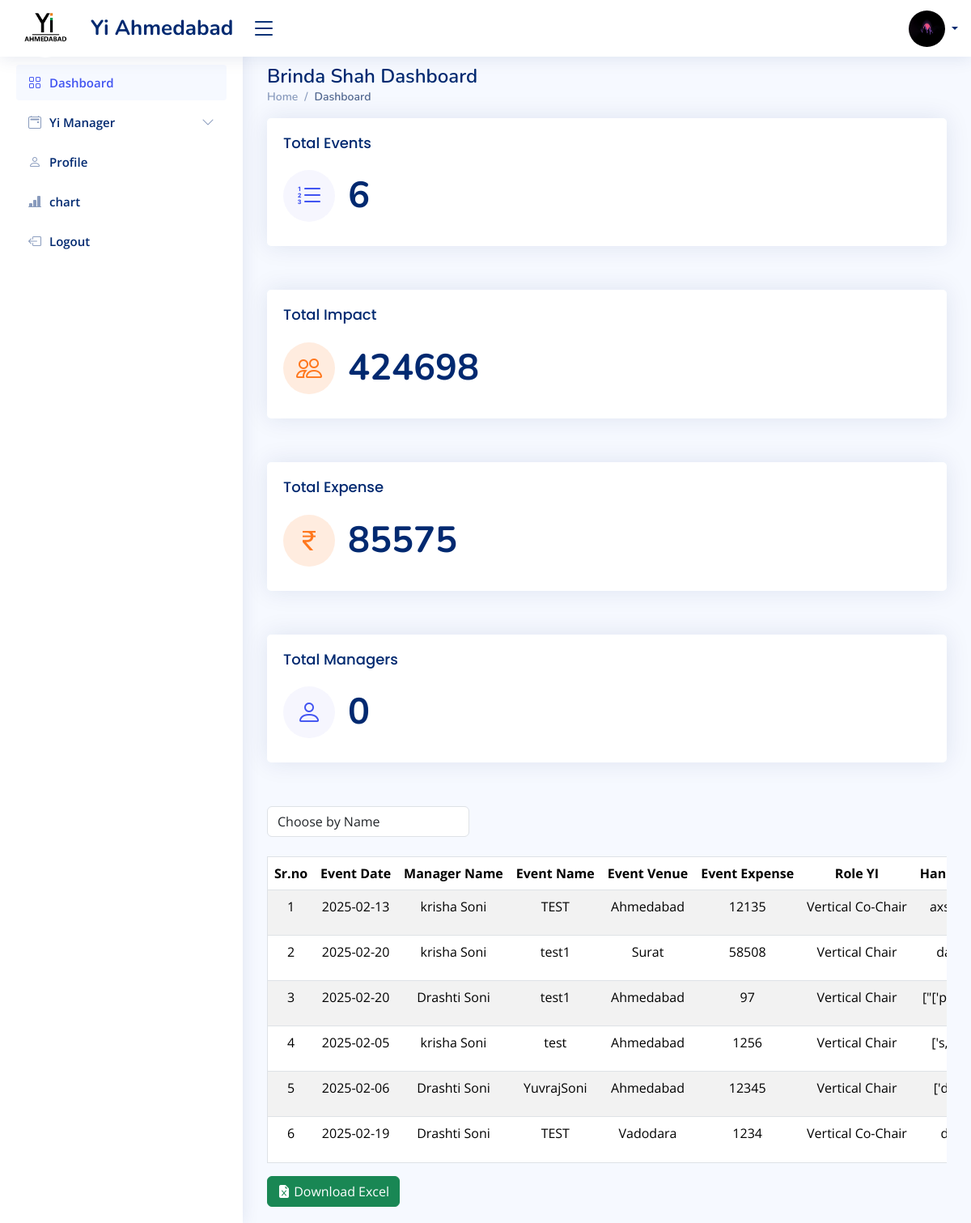
The app's page /Admin-Dashboard (signed in), older data.
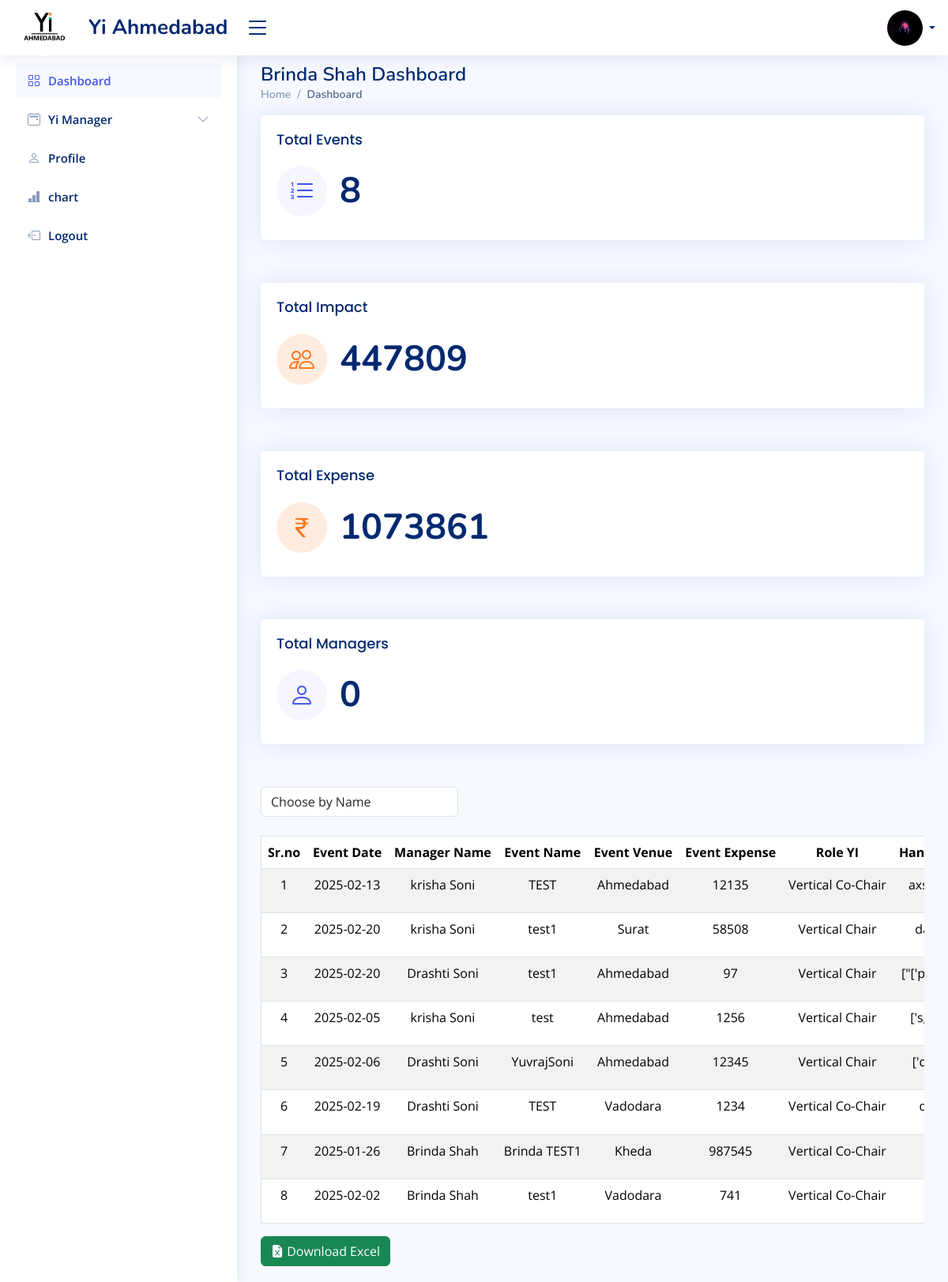
The same page, newer data.
### admin_app/models.py (models this page shows)
class LoginSide(AbstractUser):
    id = models.UUIDField(primary_key=True,default=uuid.uuid4,editable=False)
    login_role = models.ManyToManyField(Login_Role,)
    first_name = models.CharField(max_length=200,null=True)
    last_name = models.CharField(max_length=200)
    email = models.EmailField(max_length=200,unique=True,)
    photo = models.ImageField(upload_to='user_photo/', null=True,)
    phone_number = models.CharField(max_length=15,default='Phone Number')

### manager_app/models.py (models this page shows)
class Event_Data(models.Model):
    user = models.ForeignKey(LoginSide, on_delete=models.SET_NULL, null=True)
    your_name = models.CharField(max_length=50)
    event_name = models.CharField(max_length=200,blank=True)
    event_venue = models.CharField(max_length=200,blank=True)
    event_expense = models.IntegerField(blank=True,default=0)
    date = models.CharField(max_length=200)
    role_yi = models.CharField(max_length=200)
    project_vertical = models.CharField(max_length=200)
    project_stakeholder = models.CharField(max_length=200)
    yi_pillar = models.CharField(max_length=200)
    social_link = models.URLField(max_length=300)
    which_SIG = models.CharField(max_length=200,blank=True,null=True)
    event_handle = models.CharField(max_length=200,blank=True,null=True)
    total_impact = models.IntegerField(blank=True,default=1)
    school = models.CharField(max_length=200,blank=True,null=True)
    collage = models.CharField(max_length=200,blank=True,null=True)
    associate_partner = models.CharField(max_length=200,null=True,blank=True)

### admin_app/views.py (the view)
# urls.py: path('Admin-Dashboard',Admin_Dashboard,name='Admin_Dashboard'),
@login_required(login_url='index')
def Admin_Dashboard(request):
    if not request.user.login_role.filter(name='Admin').exists():
        return redirect('Error-Page')
    total_event = Event_Data.objects.count()
    total_user_data = LoginSide.objects.filter(login_role='Manager')
    total_user = total_user_data.count()
    total_expense_result = Event_Data.objects.aggregate(Sum('event_expense'))
    total_expense =total_expense_result['event_expense__sum'] if total_expense_result['event_expense__sum'] is not None else 0
    total_impact_result = Event_Data.objects.aggregate(Sum('total_impact'))
    total_impact = total_impact_result['total_impact__sum'] if total_impact_result['total_impact__sum']is not None else 0
    impact_avg = Event_Data.objects.aggregate(Avg('total_impact'))
    avg_impact = impact_avg['total_impact__avg'] if impact_avg['total_impact__avg']is not None else 0
    all_user = LoginSide.objects.all().distinct()
    login_role = Login_Role.objects.all().distinct()
    manager_name = Event_Data.objects.all().values_list('your_name', flat=True).distinct()
    search = request.GET.get('search')
    if search and search != 'all':
        event_list = Event_Data.objects.filter(your_name=search)
    else:
        event_list = Event_Data.objects.all()
    contex = {
        'users_data':all_user,
        'role':login_role,
        'total_manager' :total_user,
        'total_event':total_event,
        'total_impact':total_impact,
        'impact_avg':avg_impact,
        'total_expense':total_expense,
        'events':event_list,
         'm1': manager_name,
    }
    return render(request, 'Admin/AdminDashboard.html',contex)

### admin_app/Templates/Admin/AdminDashboard.html (shortened to what this page needs)
{% load static %}
<!DOCTYPE html>
<html lang="en">
<head>
  <link href="{% static 'assets/vendor/bootstrap/css/bootstrap.min.css' %}" rel="stylesheet">
  <link href="{% static 'assets/vendor/bootstrap-icons/bootstrap-icons.css' %}" rel="stylesheet">
  <link href="{% static 'assets/css/style.css' %}" rel="stylesheet">
</head>
<body>
  {% include 'Admin/components/header.html' %}
  {% include 'Admin/components/side_navbar.html' %}
  <main id="main" class="main">
    <div class="pagetitle">
      <h1>{{ user.first_name }} {{ user.last_name }} Dashboard</h1>
      <nav>
        <ol class="breadcrumb">
          <li class="breadcrumb-item"><a href="">Home</a></li>
          <li class="breadcrumb-item active">Dashboard</li>
        </ol>
      </nav>
    </div>
    <section class="section dashboard">
      <div class="row">
        <div class="col-lg-12">
          <div class="row">
            <div class="col-xxl-3 col-xl-12 col-sm-12 mb-4">
              <div class="card info-card sales-card">
                <div class="card-body">
                  <h5 class="card-title">Total Events</h5>
                  <div class="d-flex align-items-center">
                    <div class="card-icon rounded-circle d-flex align-items-center justify-content-center">
                      <i class="bi bi-list-ol"></i>
                    </div>
                    <div class="ps-3">
                      <h6 class="count">{{ total_event }}</h6>
                    </div>
                  </div>
                </div>
              </div>
            </div>
            <div class="col-xxl-3 col-xl-12 col-sm-12 mb-4">
              <div class="card info-card customers-card">
                <div class="card-body">
                  <h5 class="card-title">Total Impact</h5>
                  <div class="d-flex align-items-center">
                    <div class="card-icon rounded-circle d-flex align-items-center justify-content-center">
                      <i class="bi bi-people"></i>
                    </div>
                    <div class="ps-3">
                      <h6 class="count">{{ total_impact }}</h6>
                    </div>
                  </div>
                </div>
              </div>
            </div>
            <div class="col-xxl-3 col-xl-12 col-sm-12 mb-4">
              <div class="card info-card customers-card">
                <div class="card-body">
                  <h5 class="card-title">Total Expense</h5>
                  <div class="d-flex align-items-center">
                    <div class="card-icon rounded-circle d-flex align-items-center justify-content-center">
                      <i class="bi bi-currency-rupee"></i>
                    </div>
                    <div class="ps-3">
                      <h6 class="count">{{ total_expense }}</h6>
                    </div>
                  </div>
                </div>
              </div>
            </div>
            <div class="col-xxl-3 col-xl-12 col-sm-12 mb-4">
              <div class="card info-card sales-card">
                <div class="card-body">
                  <h5 class="card-title">Total Managers</h5>
                  <div class="d-flex align-items-center">
                    <div class="card-icon rounded-circle d-flex align-items-center justify-content-center">
                      <i class="bi bi-person"></i>
                    </div>
                    <div class="ps-3">
                      <h6 class="count">{{ total_manager }}</h6>
                    </div>
                  </div>
                </div>
              </div>
            </div>
          </div>
        </div>
      </div>
      <div class="yi-dropdown">
        <div class="table-responsive">
          <form method="get" action="{% url 'Admin_Dashboard' %}" id="managerFilterForm">
              <div class="form-group" style="width:250px;">
                  <select class="form-control" id="search" name="search" required onchange="this.form.submit()">
                      <option value="" disabled selected>Choose by Name</option>
                  </select>
              </div>
          </form>
      </div>
      </div>
  <br>
      <div class="table-responsive">
        <table class="table table-striped" style="width:100%" border="1px">
            <thead>
                <tr class="text-nowrap" align="center">
                    <th>Sr.no</th>
                    <th>Event Date</th>
                    <th>Manager Name</th>
                    <th>Event Name</th>
                    <th>Event Venue</th>
                    <th>Event Expense</th>
                    <th>Role YI</th>
                    <th>Handle By</th>
                </tr>
            </thead>
            <tbody>
                {% for event in events %}
                    <tr class="text-nowrap" align="center">
                        <td>{{ forloop.counter }}</td>
                        <td>{{ event.date }}</td>
                        <td>{{ event.your_name }}</td>
                        <td>{{ event.event_name }}</td>
                        <td>{{ event.event_venue }}</td>
                        <td>{{ event.event_expense }}</td>
                        <td>{{ event.role_yi }}</td>
                        <td>{{ event.event_handle }}</td>
                    </tr>
                {% endfor %}
            </tbody>
        </table>
        <a href="{% url 'download_excel' %}">
            <button class="btn btn-success"><i class="bi bi-file-earmark-excel-fill"></i>&nbsp;Download Excel</button>
        </a>
    </div>
    </section>
  </main>
</body>
</html>

### admin_app/Templates/Admin/components/header.html (shortened to what this page needs)
{% load static %}
<header id="header" class="header fixed-top d-flex align-items-center">
    <div class="d-flex align-items-center justify-content-between">
      <a href="{% url 'Admin_Dashboard' %}" class="logo d-flex align-items-center">
  <img src="{% static 'Image/YIIMG.png' %}" alt="logo img" class="rounded-circle" >
        <span class="d-none d-lg-block">Yi Ahmedabad</span>
      </a>
      <i class="bi bi-list toggle-sidebar-btn"></i>
    </div>
    <nav class="header-nav ms-auto">
      <ul class="d-flex align-items-center">
        <li class="nav-item dropdown pe-3">
          <a class="nav-link nav-profile d-flex align-items-center pe-0" href="#" data-bs-toggle="dropdown">
            <img src="{% if user.photo %}{{ user.photo.url }}{% else %}{% static 'Image/img.png' %}{% endif %}" height="45px" width="45px" alt="Profile" class="rounded-circle">
            <span class="d-none d-md-block dropdown-toggle ps-2"></span>
          </a>
        </li>
      </ul>
    </nav>
  </header>

### admin_app/Templates/Admin/components/side_navbar.html (shortened to what this page needs)
<aside id="sidebar" class="sidebar">
    <ul class="sidebar-nav" id="sidebar-nav">
      <li class="nav-item">
        <a class="nav-link " href="{% url 'Admin_Dashboard' %}">
          <i class="bi bi-grid"></i>
          <span>Dashboard</span>
        </a>
      </li>
      <li class="nav-item">
        <a class="nav-link collapsed" data-bs-target="#forms-nav" data-bs-toggle="collapse" href="">
          <i class="bi bi-calendar2-event"></i><span>Yi Manager</span><i class="bi bi-chevron-down ms-auto"></i>
        </a>
      </li>
      <li class="nav-item">
        <a class="nav-link collapsed" href="{% url 'Admin_Profile' %}">
          <i class="bi bi-person"></i>
          <span>Profile</span>
        </a>
      </li>
        <li class="nav-item">
        <a class="nav-link collapsed" href="{% url 'admin_chart' %}">
         <i class="bi bi-bar-chart-line-fill"></i>
          <span>chart</span>
        </a>
      </li>
      <li class="nav-item">
        <a class="nav-link collapsed" href="{% url 'Admin_Logout' %}">
          <i class="bi bi-box-arrow-left"></i>
          <span>Logout</span>
        </a>
      </li>
    </ul>
  </aside>

### admin_app/static/assets/css/style.css (style rules this page uses)
:root { scroll-behavior: smooth; }
body { font-family: "Open Sans", sans-serif; background: #f6f9ff; color: #444444; }
a { color: #4154f1; text-decoration: none; }
h1, h2, h3, h4, h5, h6 { font-family: "Nunito", sans-serif; }
#main { margin-top: 60px; padding: 20px 30px; transition: all 0.3s; }
.pagetitle { margin-bottom: 10px; }
.pagetitle h1 { font-size: 24px; margin-bottom: 0; font-weight: 600; color: #012970; }
.card { margin-bottom: 30px; border: none; border-radius: 5px; box-shadow: 0px 0 30px rgba(1, 41, 112, 0.1); }
.card-title { padding: 20px 0 15px 0; font-size: 18px; font-weight: 500; color: #012970; font-family: "Poppins", sans-serif; }
.card-body { padding: 0 20px 20px 20px; }
.breadcrumb { font-size: 14px; font-family: "Nunito", sans-serif; color: #899bbd; font-weight: 600; }
.breadcrumb a { color: #899bbd; transition: 0.3s; }
.breadcrumb .breadcrumb-item::before { color: #899bbd; }
.breadcrumb .active { color: #51678f; font-weight: 600; }
.logo { line-height: 1; height:95px; }
@media (min-width: 1200px) { .logo { width: 280px; } }
.logo img { max-height: 72px; margin-right: 20px; }
.logo span { font-size: 26px; font-weight: 700; color: #012970; font-family: "Nunito", sans-serif; }
.header { transition: all 0.5s; z-index: 997; height: 70px; box-shadow: 0px 2px 20px rgba(1, 41, 112, 0.1); background-color: #fff; padding-left: 20px; }
.header .toggle-sidebar-btn { font-size: 32px; padding-left: 10px; cursor: pointer; color: #012970; }
.header-nav ul { list-style: none; }
.header-nav>ul { margin: 0; padding: 0; }
.header-nav .nav-profile { color: #012970; }
.header-nav .nav-profile img { max-height: 45px; }
.header-nav .nav-profile span { font-size: 14px; font-weight: 600; }
.sidebar { position: fixed; top: 60px; left: 0; bottom: 0; width: 300px; z-index: 996; transition: all 0.3s; padding: 20px; overflow-y: auto; scrollbar-width: thin; scrollbar-color: #aab7cf transparent; box-shadow: 0px 0px 20px rgba(1, 41, 112, 0.1); background-color: #fff; }
@media (min-width: 1200px) { #main, #footer { margin-left: 300px; } }
.sidebar-nav { padding: 0; margin: 0; list-style: none; }
.sidebar-nav li { padding: 0; margin: 0; list-style: none; }
.sidebar-nav .nav-item { margin-bottom: 5px; }
.sidebar-nav .nav-link { display: flex; align-items: center; font-size: 15px; font-weight: 600; color: #4154f1; transition: 0.3; background: #f6f9ff; padding: 10px 15px; border-radius: 4px; }
.sidebar-nav .nav-link i { font-size: 16px; margin-right: 10px; color: #4154f1; }
.sidebar-nav .nav-link.collapsed { color: #012970; background: #fff; }
.sidebar-nav .nav-link.collapsed i { color: #899bbd; }
.sidebar-nav .nav-link .bi-chevron-down { margin-right: 0; transition: transform 0.2s ease-in-out; }
.dashboard .info-card { padding-bottom: 10px; }
.dashboard .info-card h6 { font-size: 45px; color: #012970; font-weight: 700; margin: 0; padding: 0; }
.dashboard .card-icon { font-size: 32px; line-height: 0; width: 64px; height: 64px; flex-shrink: 0; flex-grow: 0; }
.dashboard .sales-card .card-icon { color: #4154f1; background: #f6f6fe; }
.dashboard .customers-card .card-icon { color: #ff771d; background: #ffecdf; }

### admin_app/Templates/Admin/AdminDashboard.html (style rules this page uses)
.yi-dropdown { display: flex; gap: 10px; }

Row changes from the older to the newer data that the page shows:
added Event_Data: date "2025-01-26", your_name "Brinda Shah", event_name "Brinda TEST1", event_venue "Kheda", event_expense "987545", role_yi "Vertical Co-Chair"
added Event_Data: date "2025-02-02", your_name "Brinda Shah", event_name "test1", event_venue "Vadodara", event_expense "741", role_yi "Vertical Co-Chair"
Text that changed along with them:
{{ total_event }}: "6" → "8"
{{ total_impact }}: "424698" → "447809"
{{ total_expense }}: "85575" → "1073861"
